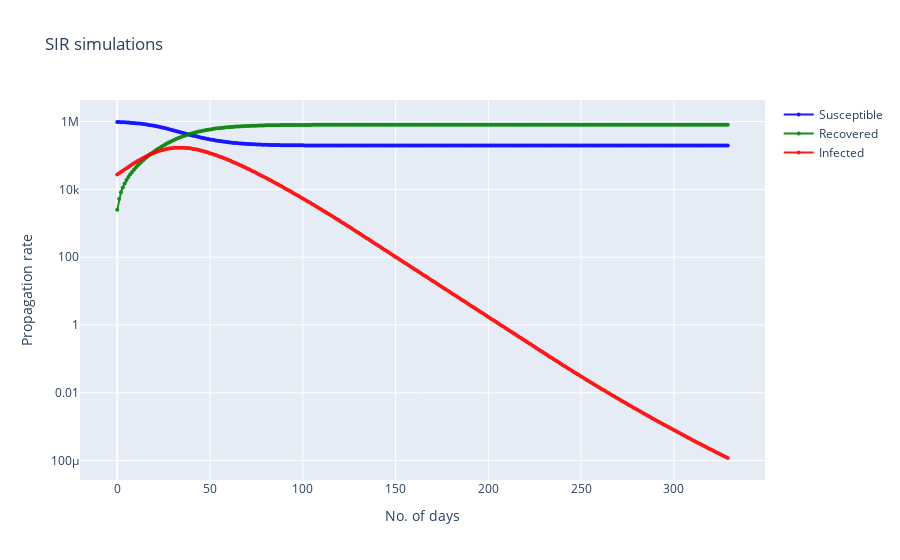

The cell this chart's notebook holds for it:
### Code cell
#Plotting the SIR simulations

all_sim_fig = go.Figure()
all_sim_fig.add_trace(go.Scatter(x=propagation_rates.index,
                                y=propagation_rates['susceptible'],
                                mode='markers+lines',
                                opacity=0.9,
                                line_width=2,
                                marker_size=4,
                                marker_color = 'blue',
                                name='Susceptible'
                                 )
                     )

all_sim_fig.add_trace(go.Scatter(x=propagation_rates.index,
                                y=propagation_rates['recovered'],
                                mode='markers+lines',
                                opacity=0.9,
                                line_width=2,
                                marker_size=4,
                                marker_color = 'green',
                                name='Recovered'
                                 )
                     )
all_sim_fig.add_trace(go.Scatter(x=propagation_rates.index,
                                y=propagation_rates['infected'],
                                mode='markers+lines',
                                opacity=0.9,
                                line_width=2,
                                marker_size=4,
                                marker_color = 'red',
                                name='Infected'
                                 )
                     )
all_sim_fig.update_layout(
    xaxis_title="No. of days",
    yaxis_title="Propagation rate",
    title = "SIR simulations"
)
all_sim_fig.update_layout(
    hoverlabel=dict(
        bgcolor="white", 
        font_size=16
    )
)
all_sim_fig.update_xaxes(nticks = 15,showspikes=True)
all_sim_fig.update_yaxes(showspikes=True,type="log")
all_sim_fig.show()

### Figure 1 — Plotly figure (JSON) as saved in the notebook; plotly's stock layout.template omitted (floating-point values rounded to 4 significant figures; data arrays with more than 128 entries replaced by an {"elided": "..."} marker saying what was removed)
{"data": [{"line": {"width": 2}, "marker": {"color": "blue", "size": 4}, "mode": "markers+lines", "name": "Susceptible", "opacity": 0.9, "type": "scatter", "x": {"elided": "330 int values"}, "y": {"elided": "330 float values"}}, {"line": {"width": 2}, "marker": {"color": "green", "size": 4}, "mode": "markers+lines", "name": "Recovered", "opacity": 0.9, "type": "scatter", "x": {"elided": "330 int values"}, "y": {"elided": "330 float values"}}, {"line": {"width": 2}, "marker": {"color": "red", "size": 4}, "mode": "markers+lines", "name": "Infected", "opacity": 0.9, "type": "scatter", "x": {"elided": "330 int values"}, "y": {"elided": "330 float values"}}], "layout": {"hoverlabel": {"bgcolor": "white", "font": {"size": 16}}, "title": {"text": "SIR simulations"}, "xaxis": {"nticks": 15, "showspikes": true, "title": {"text": "No. of days"}}, "yaxis": {"showspikes": true, "title": {"text": "Propagation rate"}, "type": "log"}}}
